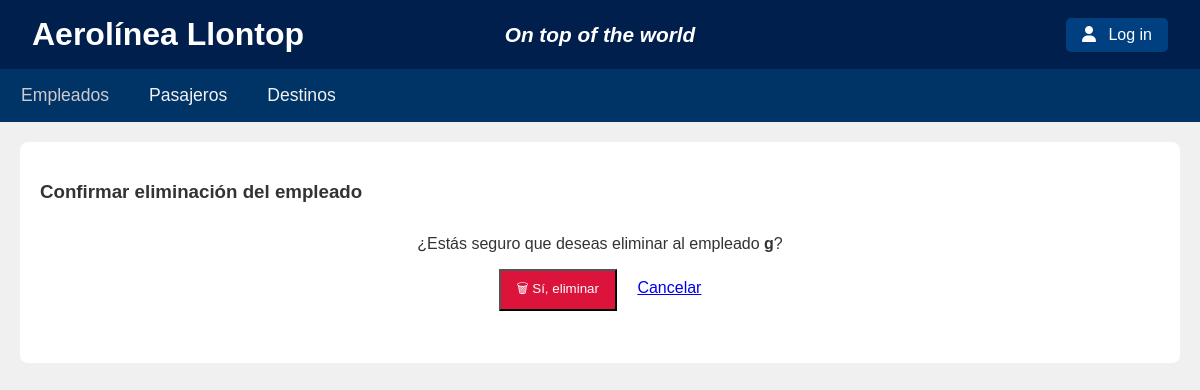
The page /empleados/cbv/empleados/1/eliminar on the database as committed earlier.
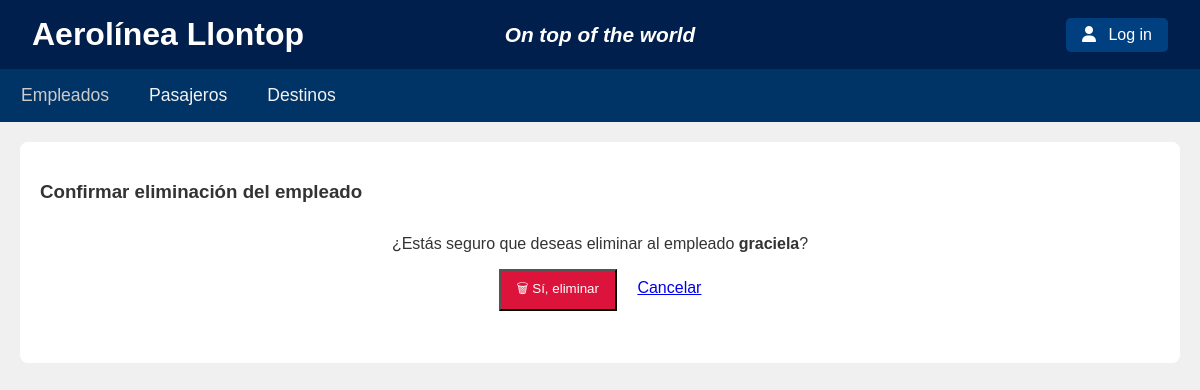
The same page on the database as committed later.
### empleados/models.py (models this page shows, shortened)
class Empleados (models.Model):
    nombreempleado = models.CharField(max_length=50)
    email = models.CharField(max_length=50)
    antiguedad = models.IntegerField()
    tipo = models.CharField(max_length=50)

### empleados/views.py (the view)
# urls.py: path("cbv/empleados/<int:pk>/eliminar", EmpleadosDeleteView.as_view(), name="cbv-empleados-eliminar"),
class EmpleadosDeleteView(DeleteView):
    model = Empleados
    template_name = "empleados/cbv/empleados-delete.html"
    success_url = reverse_lazy("empleados:cbv-lista-empleados")

### empleados/templates/empleados/cbv/empleados-delete.html (shortened to what this page needs)
{% extends 'empleados/base.html' %}
{% block aerolinea %}
<h3 > Confirmar eliminación del empleado</h3>
<div style="max-width: 500px; margin: 2rem auto; text-align: center;">
    <p>¿Estás seguro que deseas eliminar al empleado <strong>{{ object.nombreempleado }}</strong>?</p>
    <form method="post">
        <button type="submit" style="background: crimson; color: white; padding: 0.5rem 1rem;">🗑 Sí, eliminar</button>
        <a href="{% url 'empleados:cbv-lista-empleados' %}" style="margin-left: 1rem;">Cancelar</a>
    </form>
</div>
{% endblock %}

Rows that differ between the two databases and show on the page:
changed Empleados: nombreempleado "g" → "graciela"
